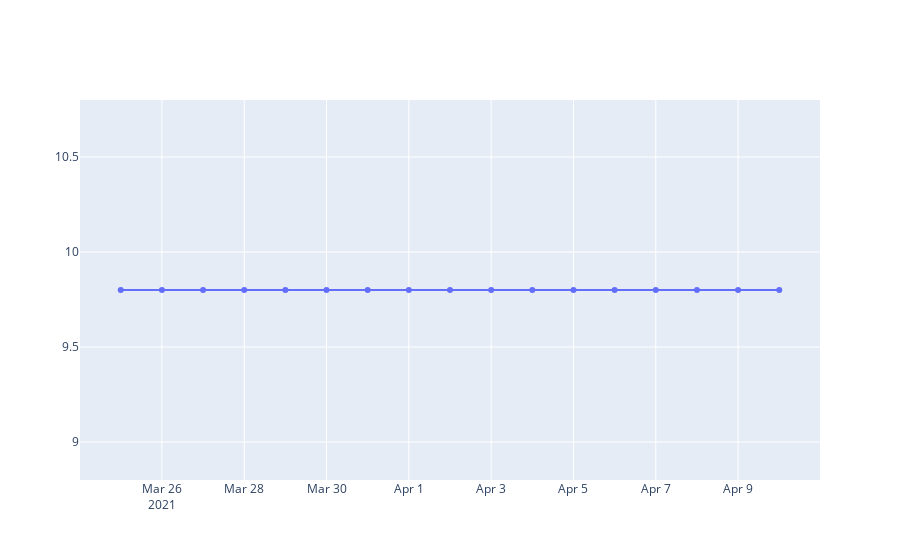

Notebook code cell kept with this figure:
### Markdown cell above
# Purpose

### Code cell
excel_file = '/home/manikya_varshney/Documents/Python/Yale/All Graphs/Graphs/GraphValues.xlsx'
df = pd.read_excel(excel_file)

data = [go.Scatter( x=df['Date'], y=df['Purpose'])]

fig = go.Figure(data)
fig.show()

plotly.offline.plot(fig, filename="/home/manikya_varshney/Documents/Python/Yale/All Graphs/Graphs/Purpose(Proportion).html")

### Figure 1 — Plotly figure (JSON) as saved in the notebook; plotly's stock layout.template omitted (floating-point values rounded to 4 significant figures)
{"data": [{"type": "scatter", "x": ["2021-03-25T00:00:00", "2021-03-26T00:00:00", "2021-03-27T00:00:00", "2021-03-28T00:00:00", "2021-03-29T00:00:00", "2021-03-30T00:00:00", "2021-03-31T00:00:00", "2021-04-01T00:00:00", "2021-04-02T00:00:00", "2021-04-03T00:00:00", "2021-04-04T00:00:00", "2021-04-05T00:00:00", "2021-04-06T00:00:00", "2021-04-07T00:00:00", "2021-04-08T00:00:00", "2021-04-09T00:00:00", "2021-04-10T00:00:00"], "y": [9.8, 9.8, 9.8, 9.8, 9.8, 9.8, 9.8, 9.8, 9.8, 9.8, 9.8, 9.8, 9.8, 9.8, 9.8, 9.8, 9.8]}], "layout": {}}
